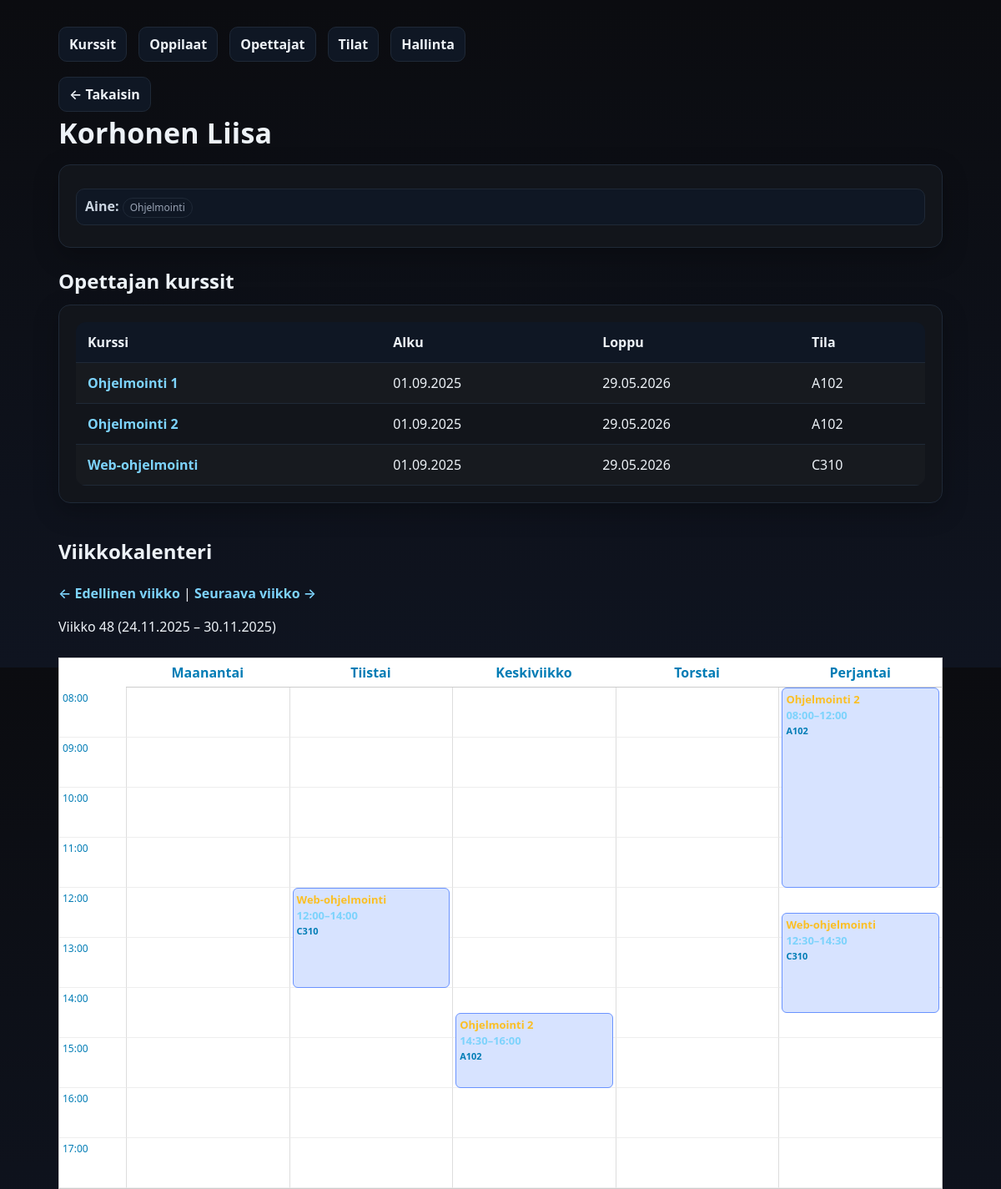
The app's page /kurssienhallinta/opettaja.php?id=2 with its own data.
### tables this page shows
CREATE TABLE `opettajat` (
  `opettaja_id` int(11) NOT NULL,
  `etunimi` varchar(50) NOT NULL,
  `sukunimi` varchar(50) NOT NULL,
  `aine` varchar(100) NOT NULL
);

CREATE TABLE `kurssit` (
  `kurssi_id` int(11) NOT NULL,
  `kurssin_tunnus` varchar(20) NOT NULL,
  `kurssi_nimi` varchar(100) NOT NULL,
  `kurssikuvaus` text DEFAULT NULL,
  `aloituspaiva` date NOT NULL,
  `lopetuspaiva` date NOT NULL,
  `opettaja_id` int(11) NOT NULL,
  `tila_id` int(11) NOT NULL
);

CREATE TABLE `tilat` (
  `tila_id` int(11) NOT NULL,
  `tila_nimi` varchar(50) NOT NULL,
  `paikkoja` int(11) NOT NULL
);

### kurssienhallinta/opettaja.php (the view, shortened to what this page needs)
<?php
function finDate($date) {
    return date("d.m.Y", strtotime($date));
}
$pdo = getPDO();
$opettaja_id = (int)$_GET['id'];
$stmt = $pdo->prepare("SELECT opettaja_id, etunimi, sukunimi, aine FROM opettajat WHERE opettaja_id=?");
$stmt->execute([$opettaja_id]);
$op = $stmt->fetch();
$sql = "
  SELECT k.kurssi_id, k.kurssi_nimi, k.aloituspaiva, k.lopetuspaiva, t.tila_nimi
  FROM kurssit k
  LEFT JOIN tilat t ON t.tila_id=k.tila_id
  WHERE k.opettaja_id=?
  ORDER BY k.aloituspaiva
";
$stmt = $pdo->prepare($sql);
$stmt->execute([$opettaja_id]);
$kurssit = $stmt->fetchAll();
$week = isset($_GET['week']) ? (int)$_GET['week'] : date("W");
$year = isset($_GET['year']) ? (int)$_GET['year'] : date("Y");
$dt = new DateTime();
$dt->setISODate($year, $week);
$weekStart = $dt->format("Y-m-d");
$dt->modify("+6 days");
$weekEnd = $dt->format("Y-m-d");
$paivat = ["Maanantai","Tiistai","Keskiviikko","Torstai","Perjantai"];
?>
<!doctype html>
<html lang="fi">
<head>
  <link rel="stylesheet" href="styles.css">
</head>
<body>
  <div class="container">
    <div class="nav">
      <a href="index.php">Kurssit</a>
      <a href="oppilaat.php">Oppilaat</a>
      <a href="opettajat.php">Opettajat</a>
      <a href="tilat.php">Tilat</a>
      <a href="admin.php">Hallinta</a>
    </div>
    <a class="back" href="opettajat.php">← Takaisin</a>
    <h1 class="page-title"><?= htmlspecialchars($op['sukunimi'].' '.$op['etunimi']) ?></h1>
    <div class="card">
      <div class="meta">
        <div><strong>Aine:</strong> <span class="badge"><?= htmlspecialchars($op['aine']) ?></span></div>
      </div>
    </div>
    <h2 style="margin:22px 0 10px">Opettajan kurssit</h2>
    <div class="card table-wrap">
      <table>
        <thead><tr><th>Kurssi</th><th>Alku</th><th>Loppu</th><th>Tila</th></tr></thead>
        <tbody>
          <?php if (!$kurssit): ?>
            <tr><td colspan="4" class="muted">Ei kursseja.</td></tr>
          <?php else: foreach($kurssit as $k): ?>
            <tr>
              <td><a href="kurssi.php?id=<?= (int)$k['kurssi_id'] ?>"><?= htmlspecialchars($k['kurssi_nimi']) ?></a></td>
              <td><?= finDate($k['aloituspaiva']) ?></td>
              <td><?= finDate($k['lopetuspaiva']) ?></td>
              <td><?= htmlspecialchars($k['tila_nimi'] ?? '—') ?></td>
            </tr>
          <?php endforeach; endif; ?>
        </tbody>
      </table>
    </div>
<h2 style="margin-top:40px;">Viikkokalenteri</h2>
<p>
    <a href="opettaja.php?id=<?= $opettaja_id ?>&week=<?= $week-1 ?>&year=<?= $year ?>">← Edellinen viikko</a>
    |
    <a href="opettaja.php?id=<?= $opettaja_id ?>&week=<?= $week+1 ?>&year=<?= $year ?>">Seuraava viikko →</a>
</p>
<p>Viikko <?= $week ?> (<?= finDate($weekStart) ?> – <?= finDate($weekEnd) ?>)</p>
<div class="calendar-grid">
    <?php
    $startHour = 8;
    $endHour = 17;
    ?>
    <div></div>
    <?php foreach ($paivat as $pv): ?>
        <div style="text-align:center; padding:5px; font-weight:bold; border-bottom:1px solid #ccc;">
            <?= $pv ?>
        </div>
    <?php endforeach; ?>
    <?php for ($h = $startHour; $h <= $endHour; $h++): ?>
        <div class="time-cell"><?= sprintf("%02d:00", $h) ?></div>
        <?php foreach ($paivat as $pv): ?>
            <div class="day-column" data-day="<?= $pv ?>"></div>
        <?php endforeach; ?>
    <?php endfor; ?>
</div>
  </div>
</body>
</html>

### kurssienhallinta/styles.css (style rules this page uses)
:root { --bg:#0b0c10; --card:#12151b; --muted:#98a2b3; --text:#edf2f7; --accent:#6ea8fe; --danger:#ef4444; --border:#1f2937; }
* { box-sizing:border-box }
html,body { height:100% }
body { margin:0; font:16px/1.5 system-ui,-apple-system,Segoe UI,Roboto,Ubuntu,'Helvetica Neue',Arial; background:linear-gradient(180deg,#0b0c10 0%, #0f1420 100%); color:var(--text); }
.container { max-width:1100px;margin:32px auto;padding:0 20px }
.card { background:var(--card); border:1px solid var(--border); border-radius:14px; padding:20px; box-shadow:0 10px 30px rgba(0,0,0,.25); }
.page-title { margin:0 0 12px; font-size:clamp(24px,3.2vw,34px); letter-spacing:.2px; }
.nav { display:flex;gap:14px;flex-wrap:wrap;margin:0 0 18px }
.nav a,.back { color:var(--text); text-decoration:none; background:#0f1724; border:1px solid var(--border); padding:8px 12px;border-radius:10px; transition:all .15s ease; }
.back { display:inline-flex;align-items:center;gap:8px }
.table-wrap { overflow:auto }
table { width:100%;border-collapse:collapse;border-radius:12px;overflow:hidden }
th,td { padding:12px 14px;border-bottom:1px solid var(--border);text-align:left;vertical-align:top }
thead th { background:#0f1724;font-weight:600 }
tbody tr:nth-child(odd) { background:rgba(255,255,255,.02) }
.badge { display:inline-block;padding:2px 8px;border-radius:999px;font-size:12px;border:1px solid var(--border);color:var(--muted) }
.meta { display:grid;grid-template-columns:repeat(auto-fit,minmax(220px,1fr));gap:10px;margin:8px 0 6px }
.meta div { background:#0f1724;border:1px solid var(--border);padding:8px 10px;border-radius:10px }
.meta strong { font-weight:600;color:#cbd5e1 }
a { color: #7dd3fc; text-decoration: none; font-weight: 600; transition: color .15s ease; }

### kurssienhallinta/opettaja.php (style rules this page uses)
.calendar-grid { display: grid; grid-template-columns: 80px repeat(5, 1fr); border: 1px solid #ccc; margin-top: 25px; background: #fff; color: #007cb5ff; }
.time-cell { border-bottom: 1px solid #eee; height: 60px; padding: 4px; font-size: 12px; color: #007cb5ff; }
.day-column { position: relative; border-left: 1px solid #ddd; border-bottom: 1px solid #eee; }

### records on screen
opettajat: sukunimi+etunimi "Korhonen Liisa", aine "Ohjelmointi"
kurssit: kurssi_nimi "Ohjelmointi 1", aloituspaiva "01.09.2025", lopetuspaiva "29.05.2026", tila.tila_nimi "A102"
kurssit: kurssi_nimi "Ohjelmointi 2", aloituspaiva "01.09.2025", lopetuspaiva "29.05.2026", tila.tila_nimi "A102"
kurssit: kurssi_nimi "Web-ohjelmointi", aloituspaiva "01.09.2025", lopetuspaiva "29.05.2026", tila.tila_nimi "C310"

### other values on screen
$week "48"
$pv "Maanantai"
$pv "Tiistai"
$pv "Keskiviikko"
$pv "Torstai"
$pv "Perjantai"
